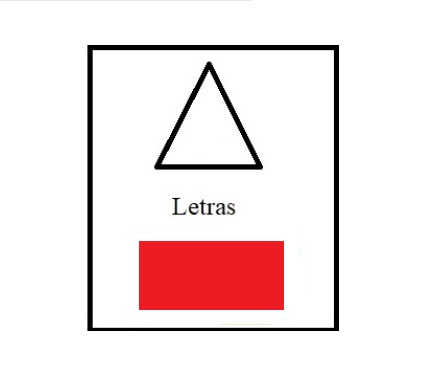
#> input picture Vision/banner2.jpg, 423 x 381 px, found by its file name
$ python Vision_Robotica.py
#> lines starting #> are read from the running program, lines starting #| are printed output that depends on the picture; after the words box and inside, x2 and y2 are one past the last pixel; in counts of white or black regions, pixels touching at a corner belong together; long printed decimals are rounded
#> further down, imagen is the input picture: shape (381, 423, 3); mean B, G, R 230.3, 229.8, 242.6
import cv2
import pytesseract
import numpy as np
from PIL import Image


def detectar_figura(contorno, imagen):

  # Encontrar el rectángulo delimitador del contorno
  x, y, w, h = cv2.boundingRect(contorno)

  # Aproximar contorno para reducir el número de puntos a evaluar
  epsilon = 0.02 * cv2.arcLength(contorno, True)
  approx = cv2.approxPolyDP(contorno, epsilon, True)

  if len(approx) <= 8:
    es_figura = True
  else:
    es_figura = False

  return es_figura, len(approx)


def detectar_color(dentro_banner, imagen):

  # Encontrar el rectángulo delimitador del contorno
  x, y, w, h = cv2.boundingRect(dentro_banner)

  # Recortar la región de interés
  fragmento = imagen[y:y+h, x:x+w]

  # Obtener las dimensiones de la imagen
  alto, ancho = fragmento.shape[:2]

  # Recortar un marco de 1 píxel
  roi = fragmento[1:alto-1, 1:ancho-1]

  # Obtener el color promedio en la región del contorno
  average_color = np.mean(roi, axis=(0,1))

  # Calcular la moda de los valores de color en la región de interés
  color = np.squeeze(cv2.mean(roi))
  stddev = np.std(roi, axis=(0, 1))

  # Definir un umbral para determinar si la figura tiene un solo color
  umbral_stddev = 20

  es_color = False

  # Verificar si la figura tiene un solo color
  if (average_color[0] <= 240) and (average_color[1] <= 240) and (average_color[2] <= 240):
    if (stddev[0] <= umbral_stddev) and (stddev[1] <= umbral_stddev) and (stddev[2] <= umbral_stddev):
      es_color = True


  return es_color, average_color


def texto(imagen, x, y, w, h):
  roi = imagen[y:y+h, x:x+w]
  texto = pytesseract.image_to_string(roi, config="--psm 6")

  return texto


def main(imagen):

  #Etapa de filtrado
  gris = cv2.cvtColor(imagen, cv2.COLOR_BGR2GRAY)
  desenfocado = cv2.GaussianBlur(gris, (5, 5), 0)
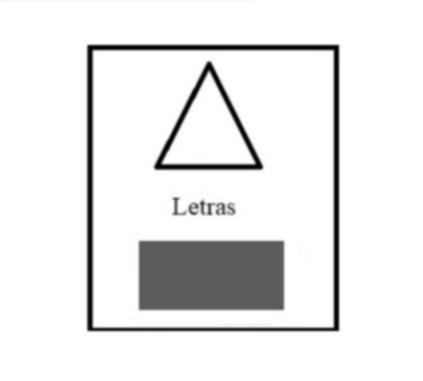
#> desenfocado: shape (381, 423); min 0, max 255, mean 233.7

  #Ajusta los parámetros de umbralización
  #thresh = cv2.adaptiveThreshold(desenfocado, 255, cv2.ADAPTIVE_THRESH_MEAN_C, cv2.THRESH_BINARY, 51, 4)

  # Aplicar el filtro de umbralización de Otsu
  _, thresh = cv2.threshold(desenfocado, 0, 255, cv2.THRESH_BINARY + cv2.THRESH_OTSU)
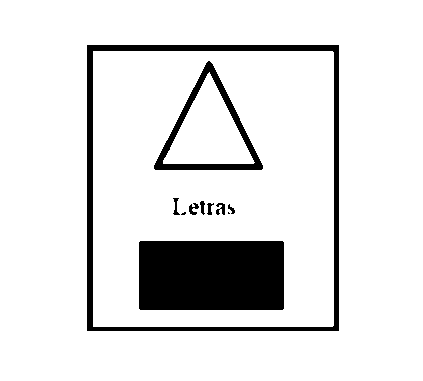
#> thresh: shape (381, 423); 88.9% white; 11 black regions (2 under 20 px)

  cv2.imshow("Thresh", thresh)

  # Definir el kernel para el filtrado morfológico
  kernel = np.ones((6, 6), np.uint8)

  # Aplicar el filtro de apertura morfológica
  #thresh = cv2.morphologyEx(thresh, cv2.MORPH_OPEN, kernel)

  #cv2.imshow("Open", thresh)

  #Deteccion de contornos
  contornos, jerarquia = cv2.findContours(thresh, cv2.RETR_CCOMP, cv2.CHAIN_APPROX_NONE)
#> contornos = 15 contours, 2 with area under 20; largest, box (x1, y1, x2, y2) and area: (0, 0, 423, 381) 160360, (86, 44, 340, 332) 72609, (93, 51, 334, 327) 65999, (138, 240, 285, 311) 10212, (153, 60, 264, 171) 6502; jerarquia = 15 rows, first 6: [1, -1, -1, -1], [13, 0, 2, -1], [3, -1, -1, 1], [4, 2, -1, 1], [5, 3, -1, 1], [6, 4, -1, 1]

  #contornos encontrados
  # Crear una copia de la imagen original
  imagen_contornos = imagen.copy()

  # Dibujar los contornos en la imagen
  cv2.drawContours(imagen_contornos, contornos, -1, (0, 255, 0), 2)
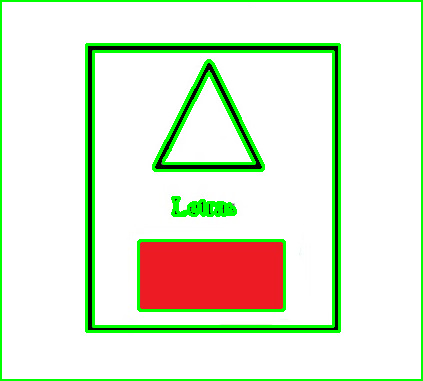
#> imagen_contornos: shape (381, 423, 3); 8.61% of pixels changed, all inside (x1, y1, x2, y2) = (0, 0, 423, 381)

  # Mostrar la imagen con los contornos
  cv2.imshow('Imagen con contornos', imagen_contornos)

  # Ordenar contornos por área y seleccionar  contorno
  sorted_contours = sorted(contornos, key=cv2.contourArea, reverse=True)
#> sorted_contours has the same summary as contornos
  dentro_banner = sorted_contours[3:]
#> dentro_banner = 12 contours, 2 with area under 20; largest, box (x1, y1, x2, y2) and area: (138, 240, 285, 311) 10212, (153, 60, 264, 171) 6502, (163, 72, 255, 164) 4217, (188, 202, 200, 216) 88, (172, 197, 181, 216) 77


  #Analisis de los contornos
  for contorno in dentro_banner:
    es_color, color = detectar_color(contorno, imagen)

    if es_color == True:
      x, y, w, h = cv2.boundingRect(contorno)

      print("El color en RGB es: ")
      print(color)

      # Calcular el aumento del 10%
      aumento_w = int(0.1 * w)
      aumento_h = int(0.1 * h)

      # Calcular las coordenadas del rectángulo delimitador ampliado
      x_ampliado = x - aumento_w
      y_ampliado = y - aumento_h
      w_ampliado = w + 2*aumento_w
      h_ampliado = h + 2*aumento_h

      # Encerrar las coordenadas en un contorno
      contorno_ampliado = [np.array([[x_ampliado, y_ampliado], [x_ampliado+w_ampliado, y_ampliado], [x_ampliado+w_ampliado, y_ampliado+h_ampliado], [x_ampliado, y_ampliado+h_ampliado]])]


      # Dibujar el cuadrado en la imagen
      cv2.drawContours(imagen, contorno_ampliado, -1, (128, 0, 128), 2)
      cv2.putText(imagen, 'Color', (x_ampliado + w_ampliado, y_ampliado), cv2.FONT_HERSHEY_COMPLEX, 0.5, (128, 0, 128), thickness=1)

      for j, c in enumerate(dentro_banner):
        if np.array_equal(c, contorno):
          dentro_banner.pop(j)

      break;
#> this loop made 1 pass
#> (alto in detectar_color, ancho in detectar_color, color, stddev in detectar_color) on pass 1: (71, 147, [36.97, 28.11, 234.6], [3.84, 4.3, 9.89])
#| El color en RGB es:
#| [ 36.971  28.107 234.605 ]
#> pass 1, in detectar_color, `fragmento = imagen[y:y+h, x:x+w]`:
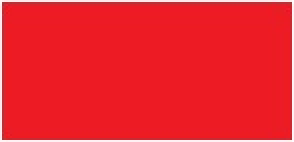
#> fragmento: shape (71, 147, 3) (shown 2 times larger); mean B, G, R 45.3, 36.7, 235.4
#> pass 1, in detectar_color, `roi = fragmento[1:alto-1, 1:ancho-1]`:
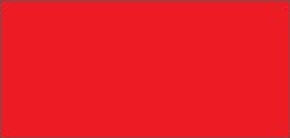
#> roi: shape (69, 145, 3) (shown 2 times larger); mean B, G, R 37, 28.1, 234.6
#> after the loop:
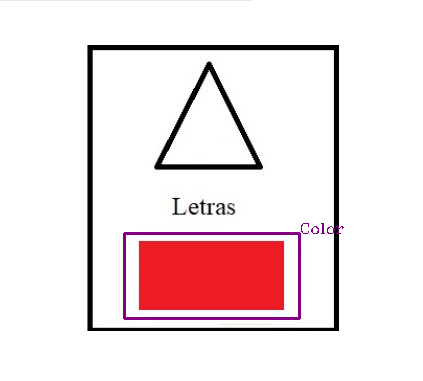
#> imagen: shape (381, 423, 3); 1.04% of pixels changed, all inside (x1, y1, x2, y2) = (123, 223, 344, 320)
#> after the loop, dentro_banner = 11 contours, 2 with area under 20; largest, box (x1, y1, x2, y2) and area: (153, 60, 264, 171) 6502, (163, 72, 255, 164) 4217, (188, 202, 200, 216) 88, (172, 197, 181, 216) 77, (215, 202, 226, 216) 69


  contorno = dentro_banner[0]
#> contorno = contour of 327 points, box (x1, y1, x2, y2) (153, 60, 264, 171), area 6502
  figura, esquinas = detectar_figura(contorno, imagen)
#> in detectar_figura, `x, y, w, h = cv2.boundingRect(contorno)`: x = 153; y = 60; w = 111
#> in detectar_figura, `epsilon = 0.02 * cv2.arcLength(contorno, True)`: epsilon = 7.48
#> in detectar_figura, `approx = cv2.approxPolyDP(contorno, epsilon, True)`: approx = [[208, 60], [261, 170], [153, 168]]
#> figura = True; esquinas = 3


  if figura == True:

    x, y, w, h = cv2.boundingRect(contorno)
#> x = 153; y = 60; w = 111; h = 111

    print("\n")
    if esquinas == 3:
      print("Numero de esquinas:" + str(esquinas) + "\n" + "Es un triangulo")
#| Numero de esquinas:3
#| Es un triangulo
    elif esquinas == 4:
      print("Numero de esquinas:" + str(esquinas) + "\n" + "Es un cuadrado")
    elif esquinas == 5:
      print("Numero de esquinas:" + str(esquinas) + "\n" + "Es un pentagono")
    elif esquinas == 6:
      print("Numero de esquinas:" + str(esquinas) + "\n" + "Es un Hexagono")
    elif esquinas == 7:
      print("Numero de esquinas:" + str(esquinas) + "\n" + "Es un Heptagono")
    elif esquinas == 8:
      print("Numero de esquinas:" + str(esquinas) + "\n" + "Es un octagono")


    # Calcular el tamaño del lado del cuadrado
    lado = int(max(w, h) * 1.02)
#> lado = 113

    # Calcular las coordenadas del cuadrado centrado en el contorno
    x_centro = x + w // 2
#> x_centro = 208
    y_centro = y + h // 2
#> y_centro = 115
    x = x_centro - lado // 2
#> x = 152
    y = y_centro - lado // 2
#> y = 59

    # Crear una lista de un solo contorno para dibujar el cuadrado
    cuadrado = [np.array([[x, y], [x+lado, y], [x+lado, y+lado], [x, y+lado]])]
#> cuadrado = [[[152, 59], [265, 59], [265, 172], [152, 172]]]


    cv2.drawContours(imagen, cuadrado, -1, (0, 255, 0) , 2)
    cv2.putText(imagen, 'Figura', (x + w, y), cv2.FONT_HERSHEY_COMPLEX, 0.5, (0, 255, 0), thickness=1)

    if contorno in dentro_banner:
      dentro_banner.remove(contorno)
      dentro_banner.pop(0)


    # Encuentra el rectángulo delimitador más pequeño que cubre todos los contornos
    x_min, y_min, w_total, h_total = cv2.boundingRect(np.concatenate(dentro_banner))
#> x_min = 172; y_min = 197; w_total = 64; h_total = 19


    # Calcula el aumento en píxeles
    aumento_w = int(w_total * 0.15)
#> aumento_w = 9
    aumento_h = int(h_total * 0.15)
#> aumento_h = 2

    # Ajusta el rectángulo delimitador con el aumento
    x_min -= aumento_w
#> x_min = 163
    y_min -= aumento_h
#> y_min = 195
    w_total += 2 * aumento_w
#> w_total = 82
    h_total += 2 * aumento_h
#> h_total = 23

    #texto_detectado = texto(imagen, x_min, y_min, w_total, h_total)
    #print("\n" )
    #print("El texto es: " + str(texto_detectado))

    # Dibuja el rectángulo delimitador en la imagen original
    cv2.rectangle(imagen, (x_min, y_min), (x_min + w_total, y_min + h_total), (255, 0, 0), 2)
    cv2.putText(imagen, 'Letras', (x_min + w, y_min), cv2.FONT_HERSHEY_COMPLEX, 0.5, (255, 0, 0), thickness=1)
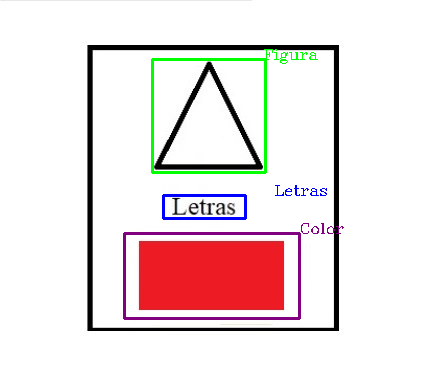
#> imagen: shape (381, 423, 3); mean B, G, R 226.6, 225.9, 237.7


# [4 lines of commented-out code are left out]
imagen = cv2.imread('/home/daniel/ProyectoFinal/Vision/banner2.jpg')

main(imagen)

cv2.imshow('Imagen', imagen)
cv2.waitKey(0)

$ run again, with Vision/banner_bordeDelgado.jpg copied over Vision/banner2.jpg
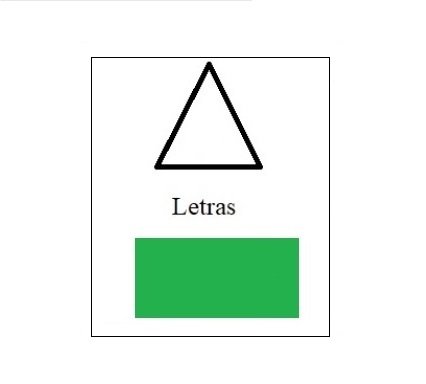
#> input picture Vision/banner_bordeDelgado.jpg, 426 x 384 px, found by its file name
#> imagen is the input picture: shape (384, 426, 3); mean B, G, R 235.9, 243.8, 232.5
#> in main, `_, thresh = cv2.threshold(desenfocado, 0, 255, cv2.THRESH_BINARY + cv2..`:
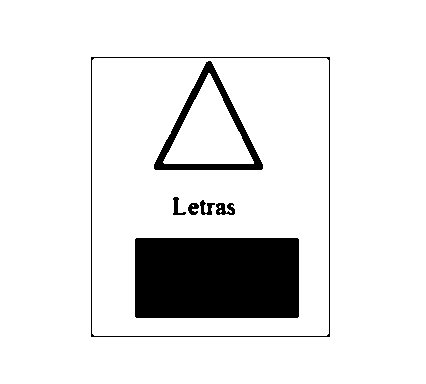
#> thresh: shape (384, 426); 89.8% white; 7 black regions
#> contornos = 13 contours, 3 with area under 20; largest, box (x1, y1, x2, y2) and area: (0, 0, 426, 384) 162775, (90, 56, 331, 338) 67438, (92, 58, 329, 336) 65364, (134, 237, 300, 319) 13357, (153, 60, 264, 171) 6580; jerarquia = 13 rows, first 6: [1, -1, -1, -1], [2, 0, -1, -1], [3, 1, -1, -1], [4, 2, -1, -1], [11, 3, 5, -1], [6, -1, -1, 4]
#> imagen_contornos: shape (384, 426, 3); 7.91% of pixels changed, all inside (x1, y1, x2, y2) = (0, 0, 426, 384)
#> sorted_contours has the same summary as contornos
#> in main, `dentro_banner = sorted_contours[3:]`: dentro_banner = 10 contours, 3 with area under 20; largest, box (x1, y1, x2, y2) and area: (134, 237, 300, 319) 13357, (153, 60, 264, 171) 6580, (163, 73, 254, 164) 4147, (215, 202, 236, 216) 206, (199, 199, 216, 216) 148, (172, 196, 187, 216) 125, (187, 202, 200, 216) 112
#> the loop in main, `for contorno in dentro_banner:` made 1 pass
#> (alto in detectar_color, ancho in detectar_color, color, stddev in detectar_color) on pass 1: (82, 166, [78.48, 175.2, 37.8], [4.78, 5.33, 8.54])
#> (printed output is left out)
#> after the loop in main, `for contorno in dentro_banner:`: dentro_banner = 9 contours, 3 with area under 20; largest, box (x1, y1, x2, y2) and area: (153, 60, 264, 171) 6580, (163, 73, 254, 164) 4147, (215, 202, 236, 216) 206, (199, 199, 216, 216) 148, (172, 196, 187, 216) 125, (187, 202, 200, 216) 112
#> contorno = contour of 329 points, box (x1, y1, x2, y2) (153, 60, 264, 171), area 6580
#> in detectar_figura, `x, y, w, h = cv2.boundingRect(contorno)`: x = 153; y = 60; w = 111
#> epsilon = 7.5
#> approx = [[208, 60], [261, 170], [153, 168]]
#> figura = True; esquinas = 3
#> in main, `x, y, w, h = cv2.boundingRect(contorno)`: x = 153; y = 60; w = 111
#| Numero de esquinas:3
#| Es un triangulo
#> lado = 113
#> x_centro = 208
#> y_centro = 115
#> in main, `x = x_centro - lado // 2`: x = 152
#> in main, `y = y_centro - lado // 2`: y = 59
#> cuadrado = [[[152, 59], [265, 59], [265, 172], [152, 172]]]
#> in main, `x_min, y_min, w_total, h_total = cv2.boundingRect(np.concatenate(dentr..`: x_min = 172; y_min = 196; w_total = 64; h_total = 20
#> in main, `aumento_w = int(w_total * 0.15)`: aumento_w = 9
#> in main, `aumento_h = int(h_total * 0.15)`: aumento_h = 3
#> in main, `x_min -= aumento_w`: x_min = 163
#> in main, `y_min -= aumento_h`: y_min = 193
#> in main, `w_total += 2 * aumento_w`: w_total = 82
#> in main, `h_total += 2 * aumento_h`: h_total = 26
#> in main, `cv2.putText(imagen, 'Letras', (x_min + w, y_min), cv2.FONT_HERSHEY_COM..`:
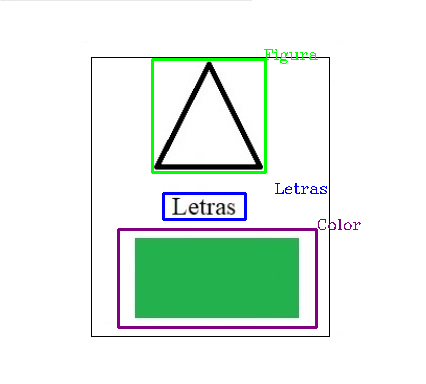
#> imagen: shape (384, 426, 3); mean B, G, R 232.1, 239.6, 227.5
